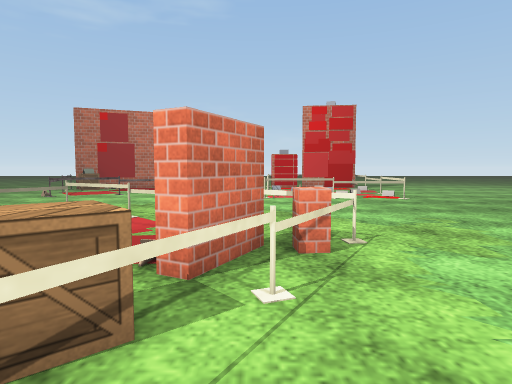
[1] (above)

24 first-person views from a walk through a 3-D level made in the Unity game engine. The camera is 1.3 m above the floor, tilts 4° down and sees 75° across. The floor is counted in squares, 1 m on a side. Each view is taken from the middle of a square. On the plan, view 1 faces up. The plan holds only what a view shows up to about 14 squares ahead; the rest is blank. The place goes on beyond the plan. Surface patterns are stand-ins for the level's own textures.

[2]
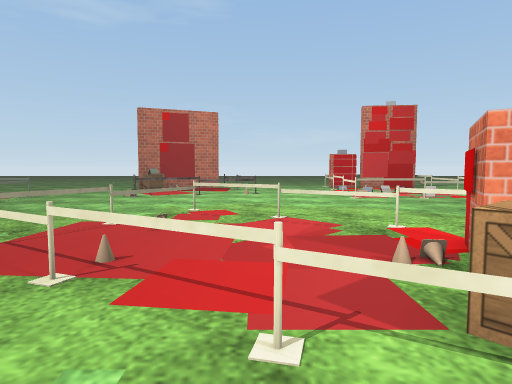

[3]
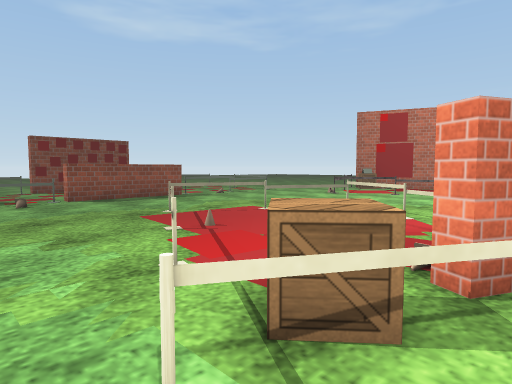

[4]
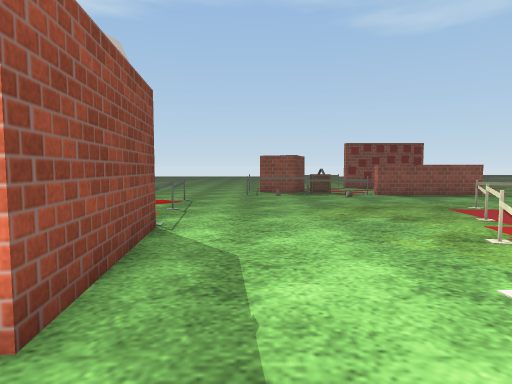

[5]
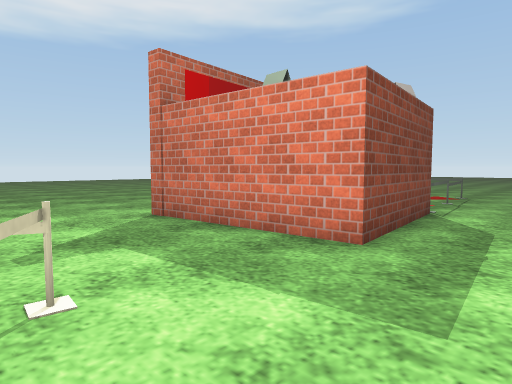

[6]
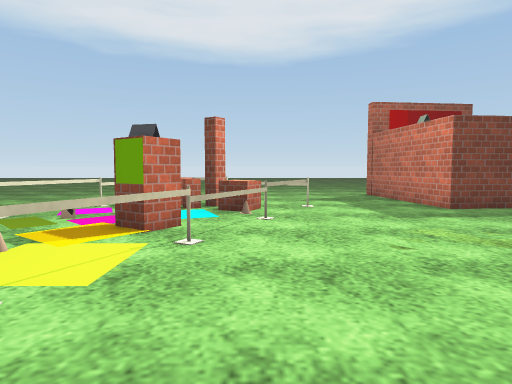

[7]
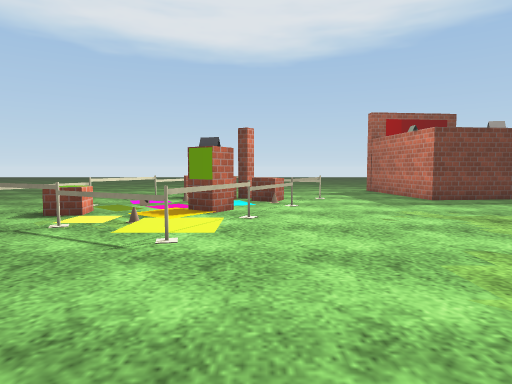

[8]
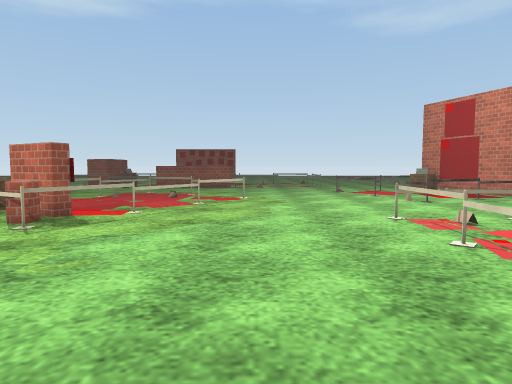

[9]
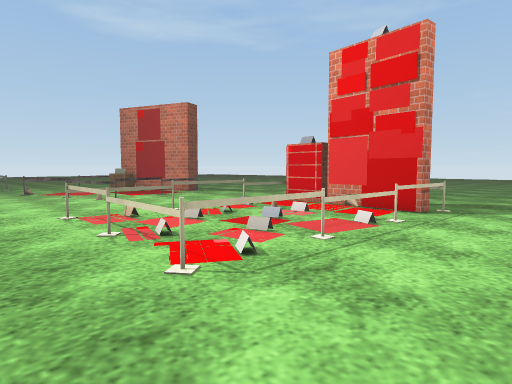

[10]
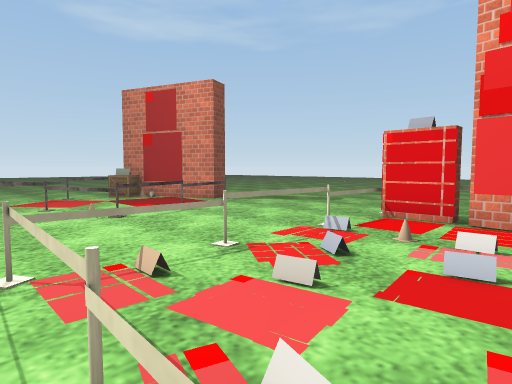

[11]
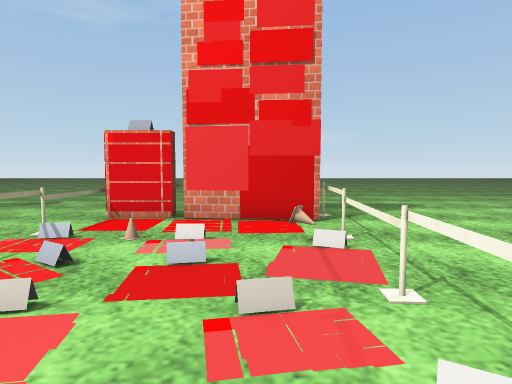

[12]
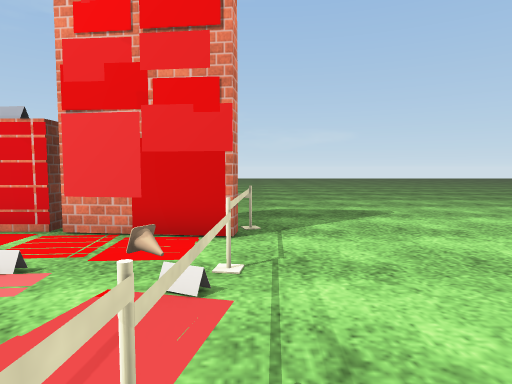

[13]
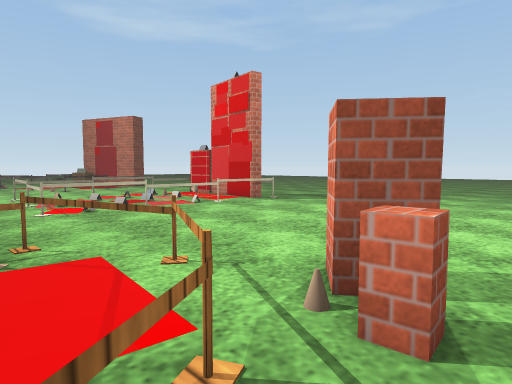

[14]
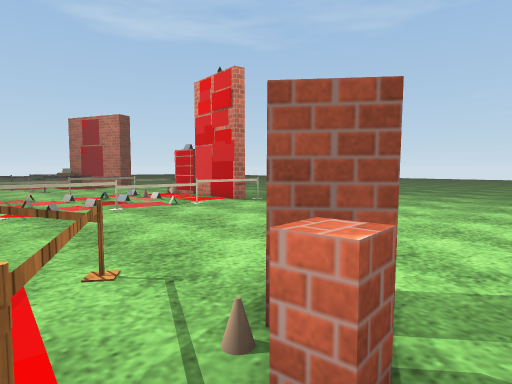

[15]
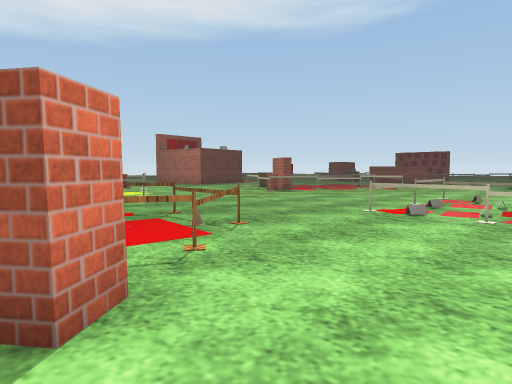

[16]
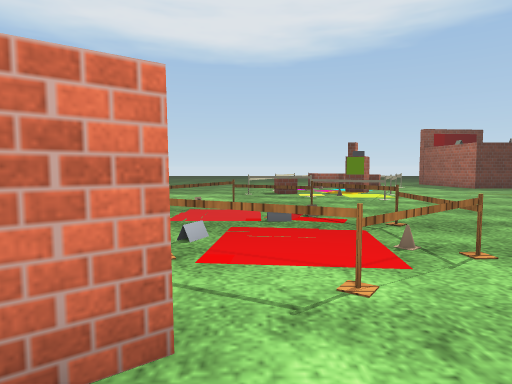

[17]
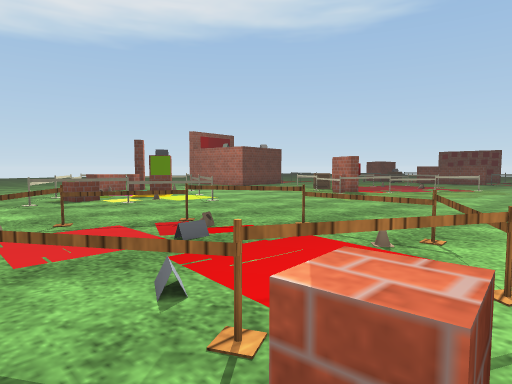

[18]
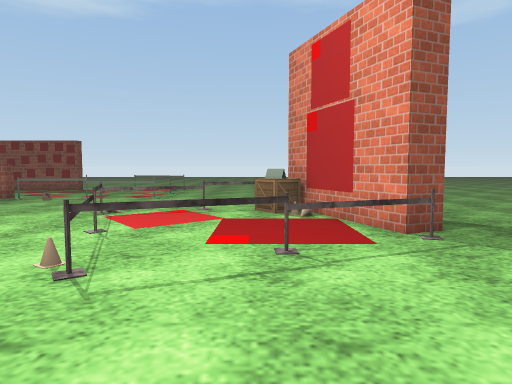

[19]
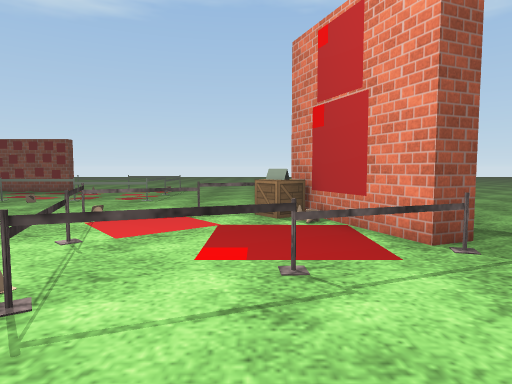

[20]
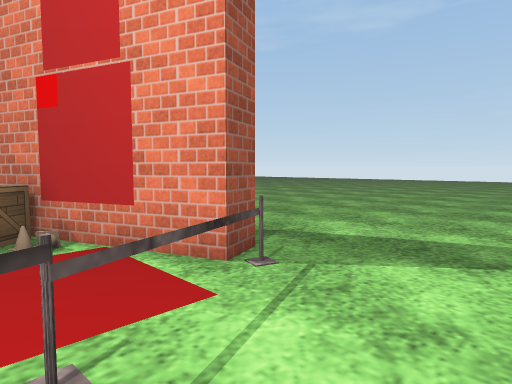

[21]
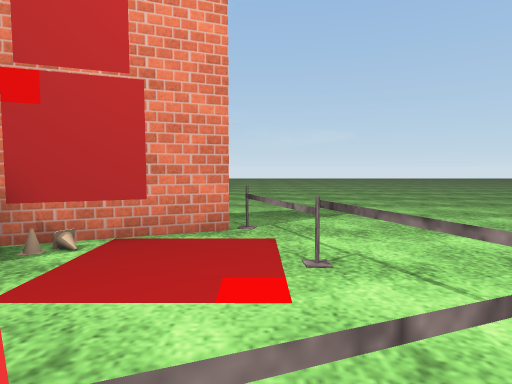

[22]
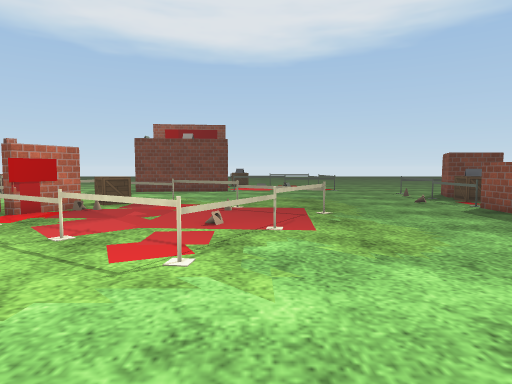

[23]
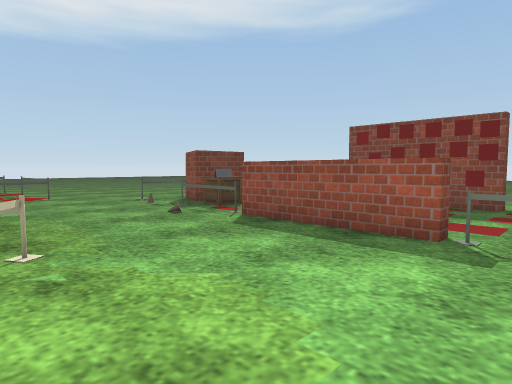

[24]
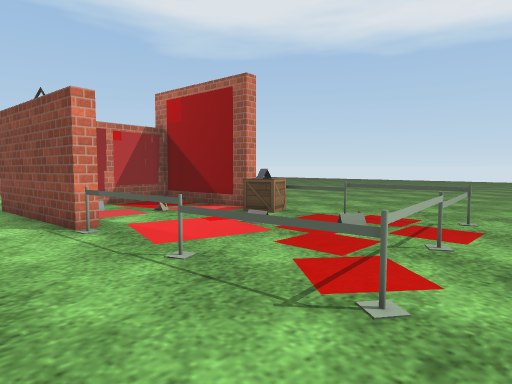

### Floor plan
Key: @ floor where view 1 was taken; # wall or solid block; x gap in a wall; . main floor; : floor 0.25 m higher than the main floor; = window, fence, low wall or low ledge; ^ raised ledge; B box; C cone; O other object.
Columns run from 15 left of view 1 to 17 right of it. Each row starts with its distance up from view 1.
 30  ...................  ...........
 29  ...................  ...........
 28  ..................   ..........
 27    ................  ...........
 26     ..............   ..........
 25       .............  ..........
 24        .........  .  ...........
 23        ##=......OOx####.........
 22     #OOO.=......=..OO##.........
 21     #B....=.....#....=#....  ...
 20  ...BB....#.....#....C=..... ...
 19 ....=.....#.....#....=..........
 18 .....= ....=....#....=..........
 17 .....= .#==.....=...:#...........
 16 .....=#=........=....#........##.
 15 O..............=###==#........##.
 14 O....................=.....=##==.
 13 O.........................=.  #..
 12 O.........................=....=.
 11 O.........................=.....=
 10 O........==...............=.....
  9 #.......=..#=..............#.. .
  8 #.......x....=.............==. .=
  7 #......=     .x=............==#=.
  6 #.......     ..O==..............
  5 #.....==      O#=...............
  4 #.......=#.  .##=.......=.......
  3 O.........=..BB=.......=.#=....
  2 B..........==BB........#.:.==..
  1 B............==.......=....===.
  0 O..............@......=#O..O==.
 -1 O....................=.# ...#...
 -2 O....................#.. ...= ..
 -3   ..................=.=  ..#.  ..
 -4   .......O##  ##...==^^=  .=.  ..
 -5   .OOOOO..#    #....=.##^ x
 -6   ......  ..   #.....  =      ..
 -7    .O...  .....O.....         ..
 -8    .O....   .  O....
 -9    .O....BB .OOO....
-10    .O...OBBOO###...
-11    .OOO...     .....
-12    ........   ......
-13    ........   .....
-14     ......    .....

Positions as (right, up) in squares from view 1, and headings:
1: (0, 0), facing up
2: (-4, 0), facing up
3: (0, 0), facing up-left
4: (2, -2), facing left
5: (5, -1), facing down-left
6: (6, 7), facing down
7: (7, 10), facing down
8: (9, 11), facing left
9: (10, 12), facing up-left
10: (5, 14), facing up-left
11: (5, 14), facing up
12: (7, 16), facing up
13: (17, 12), facing up-left
14: (17, 13), facing up-left
15: (16, 19), facing down-left
16: (14, 18), facing down
17: (17, 15), facing down-left
18: (0, 20), facing left
19: (-1, 20), facing left
20: (-3, 20), facing up-left
21: (-6, 16), facing up
22: (-7, 15), facing down
23: (-8, 11), facing down-left
24: (-13, -2), facing down-right
